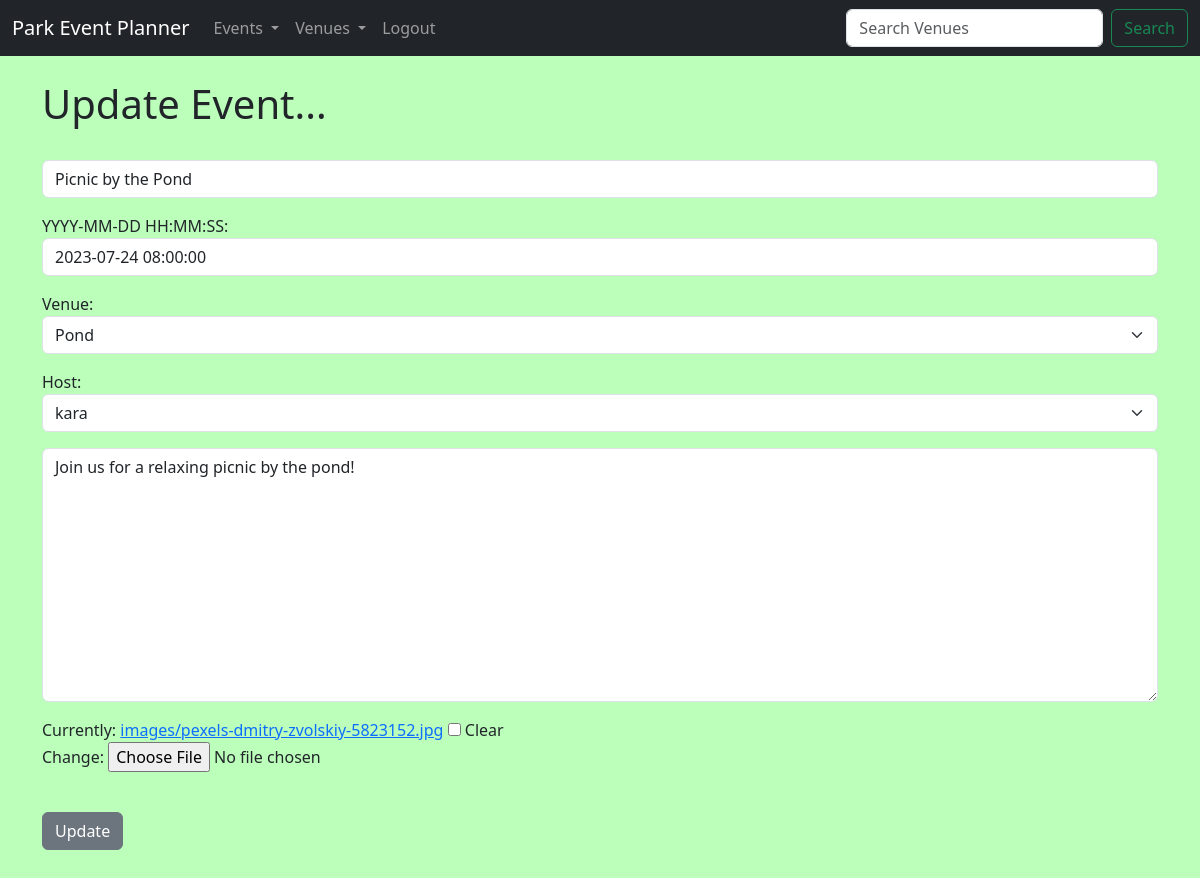
The page /update_event/2 (signed in) on the database as committed earlier.
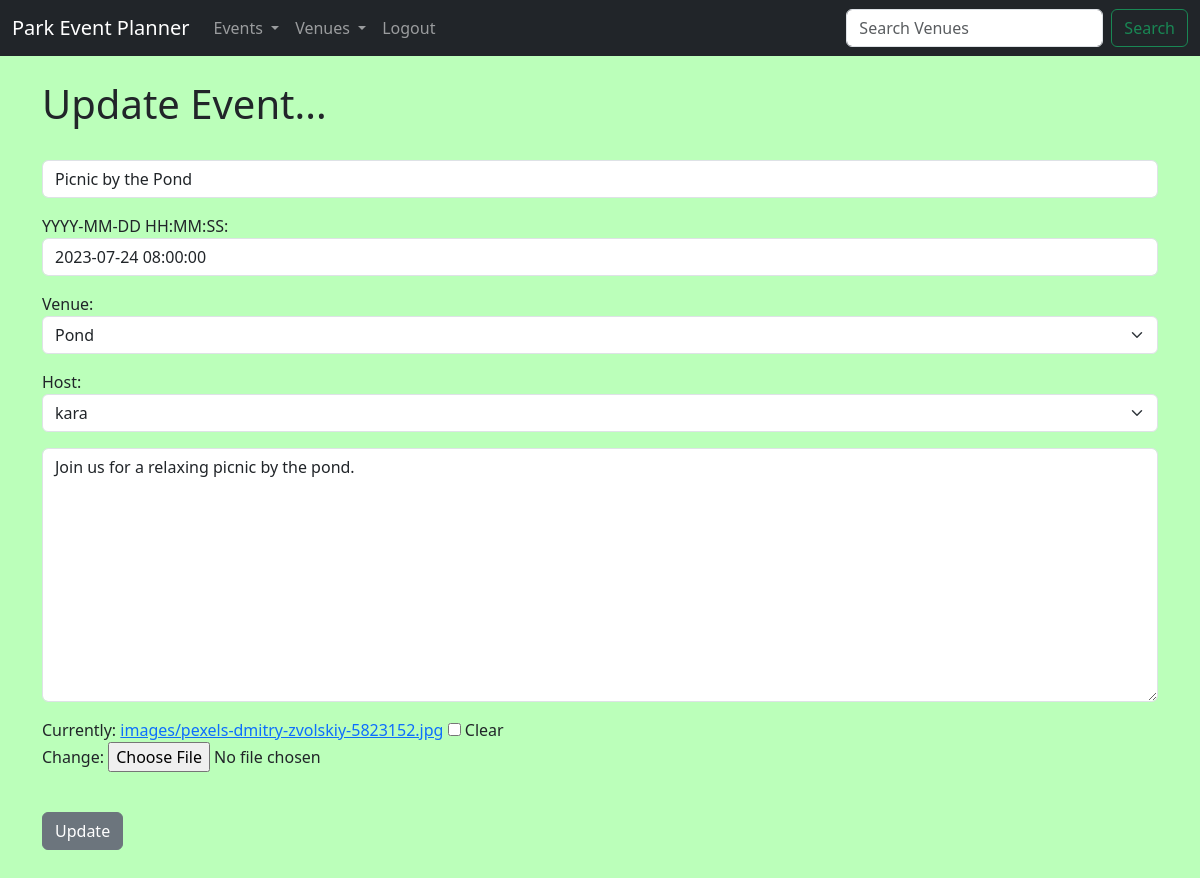
The same page on the database as committed later.
### events/models.py (models this page shows, shortened)
class Event(models.Model):
	name = models.CharField('Event Name', max_length=120)
	timeslot = models.DateTimeField('Event Date')
	venue = models.ForeignKey(Venue, blank=True, null=True, on_delete=models.CASCADE)
	host = models.ForeignKey(User, blank=True, null=True, on_delete=models.SET_NULL)
	attendees = models.ManyToManyField(ParkAppUser, blank=True)
	description = models.TextField(blank=True)
	event_image = models.ImageField(null=True, blank=True, upload_to="images/")
	attendance = models.ManyToManyField(User, related_name='attend', blank=True)

class Venue(models.Model):
	name = models.CharField('Venue Name', max_length=120)
	description = models.TextField(blank=True)
	owner = models.IntegerField("Venue Owner", blank=False, default=1)
	venue_image = models.ImageField(null=True, blank=True, upload_to="images/")
	def __str__(self): # lets you click on a venue to access it
		return self.name

### events/views.py (the view)
# urls.py: path('update_event/<event_id>', views.update_event, name="update-event"),
def update_event(request, event_id):
	event = Event.objects.get(pk=event_id)
	if request.user.is_superuser:
		form = EventFormAdmin(request.POST or None, request.FILES or None, instance=event)
	else:
		form = EventForm(request.POST or None, request.FILES or None, instance=event)
	if form.is_valid():
		form.save()
		return redirect('list-events')
	return render(request, 'events/update_event.html', {'event': event, 'form': form})

### events/forms.py
class EventFormAdmin(ModelForm):
	class Meta:
		model = Event
		fields = ('name', 'timeslot', 'venue', 'host', 'description', 'event_image')
		labels = {
			'name': '',
			'timeslot': 'YYYY-MM-DD HH:MM:SS',
			'venue': 'Venue',
			'host': 'Host',
			'description': '',
			'event_image': '',
		}
		widgets = {
			'name': forms.TextInput(attrs={'class':'form-control', 'placeholder':'Event Name'}),
			'timeslot': forms.TextInput(attrs={'class':'form-control', 'placeholder':'Event Date'}),
			'venue': forms.Select(attrs={'class':'form-select', 'placeholder':'Venue'}),
			'host': forms.Select(attrs={'class':'form-select', 'placeholder':'Host'}),
			'description': forms.Textarea(attrs={'class':'form-control', 'placeholder':'Description'}),
		}

### events/templates/events/update_event.html (shortened to what this page needs)
{% extends 'events/base.html' %}
{% block content %}
{% if user.is_authenticated %}
	{% if user == event.host %}
	<h1>Update Event...</h1>
	<br/>
	<form action="" method="POST" enctype="multipart/form-data">
		{{ form.as_p }}
		<br/>
		<input type="submit" value="Update" class="btn btn-secondary">
	{% endif %}
{% else %}
	<h1>Sorry! You Must Be Logged In To View This Page...</h1>
	<a href="{% url 'login' %}">Login Here</a>
{% endif %}
	<br/><br/><br/>
{% endblock %}

Rows that differ between the two databases and show on the page:
changed Event "Pond": description "Join us for a relaxing picnic by the pond!" → "Join us for a relaxing picnic by the pond."
